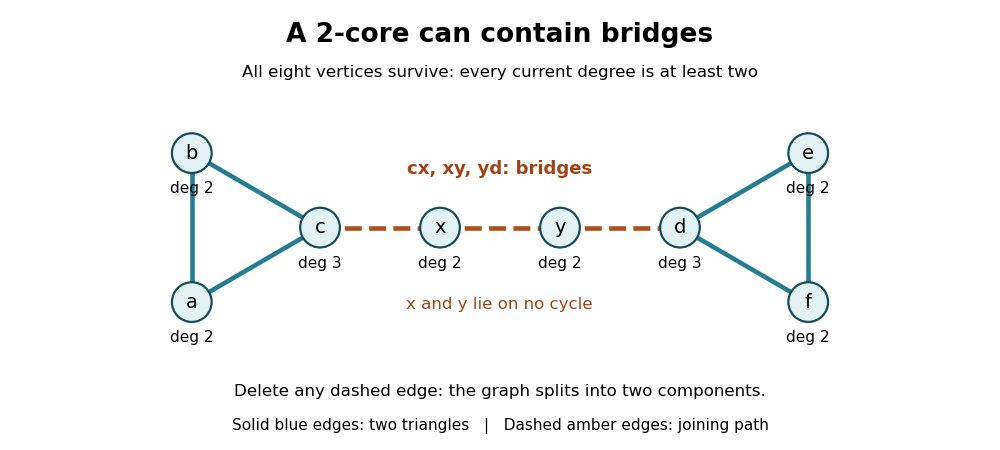

Recreate this plot in Python.
"""A 2-core containing bridges. Python 3.14; matplotlib 3.10.7.

Run from the desired output directory; emits this script's basename.png there.
"""
from pathlib import Path

import matplotlib.pyplot as plt
from matplotlib.patches import Circle

VERTICES = tuple('abcxydef')
EDGES = ('ab', 'bc', 'ca', 'cx', 'xy', 'yd', 'de', 'ef', 'fd')
POSITIONS = {'a': (0, .2), 'b': (0, 2), 'c': (1.55, 1.1),
             'x': (3, 1.1), 'y': (4.45, 1.1), 'd': (5.9, 1.1),
             'e': (7.45, 2), 'f': (7.45, .2)}


def components_without(edge):
    remaining = [e for e in EDGES if e != edge]
    unseen = set(VERTICES)
    count = 0
    while unseen:
        stack = [unseen.pop()]
        count += 1
        while stack:
            v = stack.pop()
            for a, b in remaining:
                u = b if a == v else a if b == v else None
                if u in unseen:
                    unseen.remove(u)
                    stack.append(u)
    return count


def main():
    degrees = {v: sum(v in e for e in EDGES) for v in VERTICES}
    bridges = {e for e in EDGES if components_without(e) > components_without(None)}
    assert bridges == {'cx', 'xy', 'yd'}
    fig, ax = plt.subplots(figsize=(10, 4.5), dpi=100, facecolor='white')
    fig.suptitle('A 2-core can contain bridges', fontsize=19, weight='bold', y=.95)
    ax.set_title('All eight vertices survive: every current degree is at least two', fontsize=12, pad=19)
    for u, v in EDGES:
        bridge = u+v in bridges
        ax.plot([POSITIONS[u][0], POSITIONS[v][0]],
                [POSITIONS[u][1], POSITIONS[v][1]],
                color='#b04d19' if bridge else '#267d91',
                lw=3.3, linestyle='--' if bridge else '-', zorder=1)
    for v, (x, y) in POSITIONS.items():
        ax.add_patch(Circle((x, y), .24, facecolor='#e1f1f4', edgecolor='#174d59', lw=1.6, zorder=2))
        ax.text(x, y, v, ha='center', va='center', fontsize=14, zorder=3)
        ax.text(x, y-.43, f'deg {degrees[v]}', ha='center', va='center', fontsize=11)
    ax.text(3.72, 1.75, 'cx, xy, yd: bridges', ha='center', fontsize=13, color='#a14314', weight='bold')
    ax.text(3.72, .12, 'x and y lie on no cycle', ha='center', fontsize=12, color='#a14314')
    ax.set(xlim=(-.65, 8.1), ylim=(-.5, 2.6), aspect='equal')
    ax.axis('off')
    fig.text(.5, .12, 'Delete any dashed edge: the graph splits into two components.', ha='center', fontsize=12)
    fig.text(.5, .045, 'Solid blue edges: two triangles   |   Dashed amber edges: joining path', ha='center', fontsize=11)
    fig.subplots_adjust(top=.77, bottom=.2, left=.045, right=.955)
    fig.savefig(Path.cwd() / (Path(__file__).stem + '.png'), facecolor='white', dpi=100)
    plt.close(fig)


if __name__ == '__main__':
    main()
